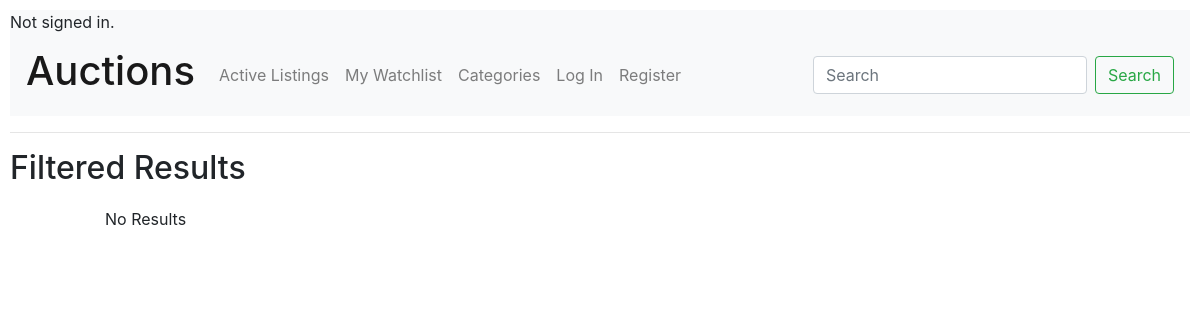
Before: /filtered/Other with the older database file.
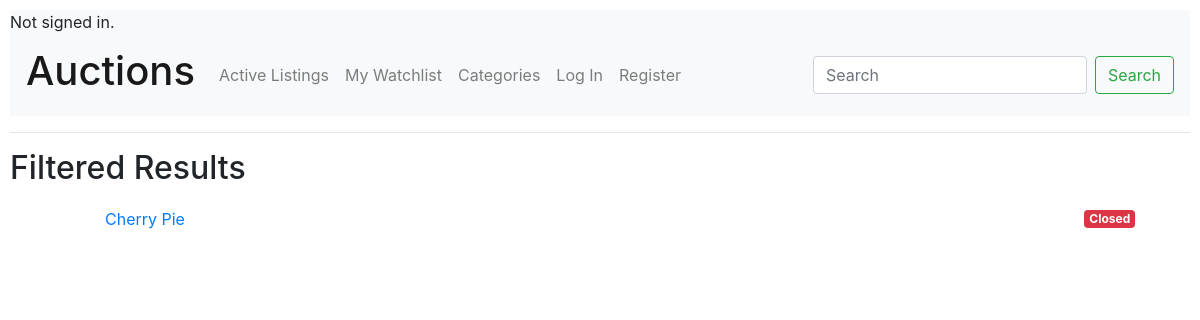
After: the same page with the newer database file.
### auctions/models.py (models this page shows, shortened)
class Listing(models.Model):
	listed_id = models.AutoField(auto_created=True, primary_key=True)
	item_name = models.CharField(max_length=64)
	item_description = models.CharField(max_length=500, default="no description")
	seller = models.CharField(max_length=64)
	buyer = models.CharField(max_length=64, default="none")
	price = models.DecimalField(max_digits=19, decimal_places=2)
	category = models.CharField(max_length=12, default="no category")
	image = models.CharField(max_length=255, default="no image")
	listing_date = models.DateField(default=0000-00-00)
	available = models.BooleanField(default=True)

### auctions/views.py (the view)
# urls.py: path("filtered/<str:name>", views.filtered, name="filtered"),
def filtered(request, name):
    results = Listing.objects.filter(category=name)
    return render(request, "auctions/filtered.html", {
    "results": results,
    "name" : name
    })

### auctions/templates/auctions/filtered.html (shortened to what this page needs)
{% extends "auctions/layout.html" %}
{% block body %}
	<h2>Filtered Results</h2>
		<div class="container">
		    <ul class="list-group-flush">
		    	{% for result in results %}
		    		<li class="list-group-item d-flex justify-content-between align-items-center"><p hidden>{{ result.listed_id }}</p> <a href="{% url 'listed' item_id=result.listed_id %}">{{ result.item_name }}</a>
		    		{% if result.available == False %}
	                       <span class="badge badge-danger">Closed</span>
	                {% endif %}
		    		</li>
		    	{% empty %}
		    		<li class="list-group-item d-flex justify-content-between align-items-center">No Results</li>
		    	{% endfor %}
		    </ul>
		</div>
{% endblock %}

Changed rows visible on the page:
added Listing: item_name "Cherry Pie", available "Closed"
Other visible differences:
text no longer shown: "No Results"
